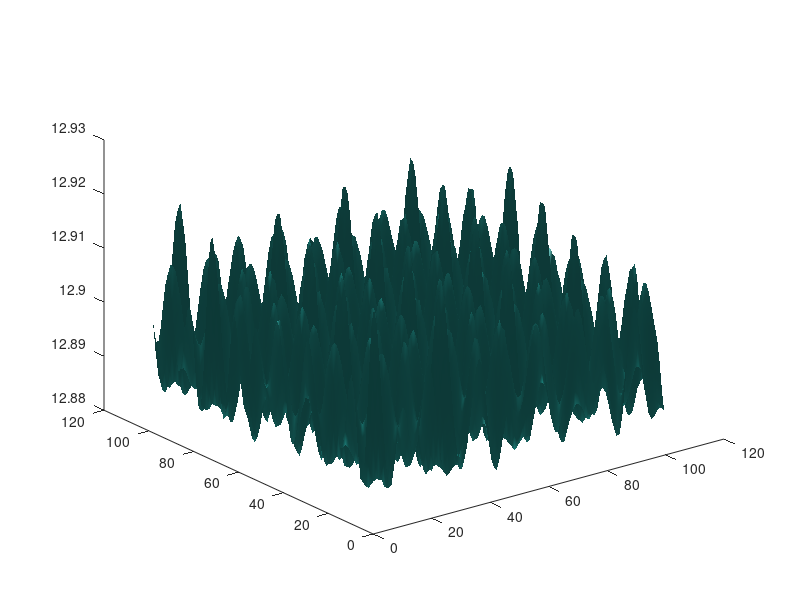

This figure's MATLAB source:
clear; close all; clc;

% diff = 90/2;
% theta = 0 : diff : 360 - diff;
% 
% kx = cosd(theta);
% ky = sind(theta);
% 
% K = [kx', ky'];
% 
% Nx = 100;
% Ny = 100;
% 
% p = zeros(Ny, Nx);
% for i = 1 : Ny
%     for j = 1 : Nx
%         for kk = 1 : length(K)
%             p(i,j) = p(i,j) + cos(j*K(kk,1) + i*K(kk,2));
%         end
%     end
% end
% 
% contourf(p);

% diff = 90/3;
% theta = 0 : diff : 360 - diff;
% kc = 7.76e2;
% Lx = 60/kc;
% Ly = 60/kc;
% kx = kc*cosd(theta);
% ky = kc*sind(theta);
% K = [kx', ky'];
 Nx = 101;
 Ny = 101;
% lx = linspace(0,Lx, Nx);
% ly = linspace(0,Ly,Ny);
% 
% 
% p = zeros(Ny, Nx);
% for i = 1 : Ny
%     for j = 1 : Nx
%         for k = 1 : length(K)
%             x = lx(j);
%             y = ly(i);
%             for kk = 1 : length(K)
%                 p(i,j) = p(i,j) + cos(x*K(kk,1) + y*K(kk,2));
%             end
%         end
%     end
% end
% contourf(p);
Lx = 1.5*4.27e-2;
Ly = 1.5*4.27e-2;
lx = linspace(0,Lx,Nx);
ly = linspace(0,Ly,Ny);
kc = 3/4.27e-2;
K = kc*[1, 0; -1/2, sqrt(3)/2; -1/2, -sqrt(3)/2];
K1 = [K(:,1)*cosd(22) - K(:,2)*sind(22), K(:,1)*sind(22) + K(:,2)*cosd(22)];
p = zeros(Ny, Nx);
for i = 1 : Ny
    for j = 1 : Nx
        x = lx(j); y = ly(i);
        for kk = 1 : 3
            p(i,j) = p(i,j) + 0.1*cos(K(kk,1)*x/Lx + K(kk,2)*y/Ly) + 0.1*cos(K1(kk,1)*x/Lx + K1(kk,2)*y/Ly);
        end
    end
end
Lz = 1e-2;
Nz = 21;
lz = linspace(0,Lz, Nz);
PHI = zeros(Ny, Nx, Nz);
ep = 1e-3;
h = Lz/5;
for i = 1 : Ny
    for j = 1 : Nx
        for k = 1 : Nz
           x = lx(j); y = ly(i); z = lz(k);
           for kk = 1 : 3
            PHI(i,j,k) = PHI(i,j,k) + h*(1 + ep*cos(K(kk,1)*x/Lx + K(kk,2)*y/Ly) + ep*cos(K1(kk,1)*x/Lx + K1(kk,2)*y/Ly));
           end
           PHI(i,j,k) = PHI(i,j,k) - z;
        end
    end
end
isosurface(PHI);

